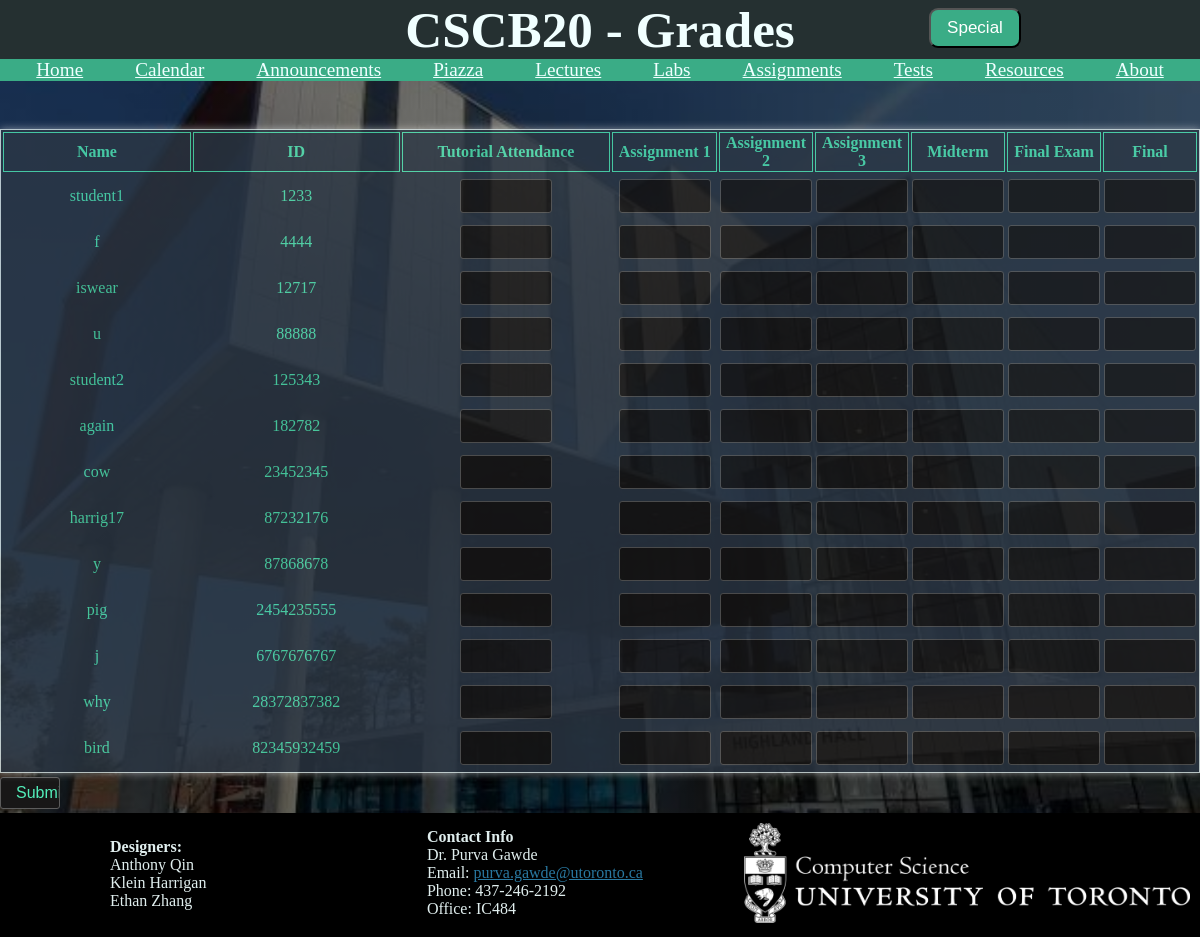
The page /editGrades (signed in) on the database as committed earlier.
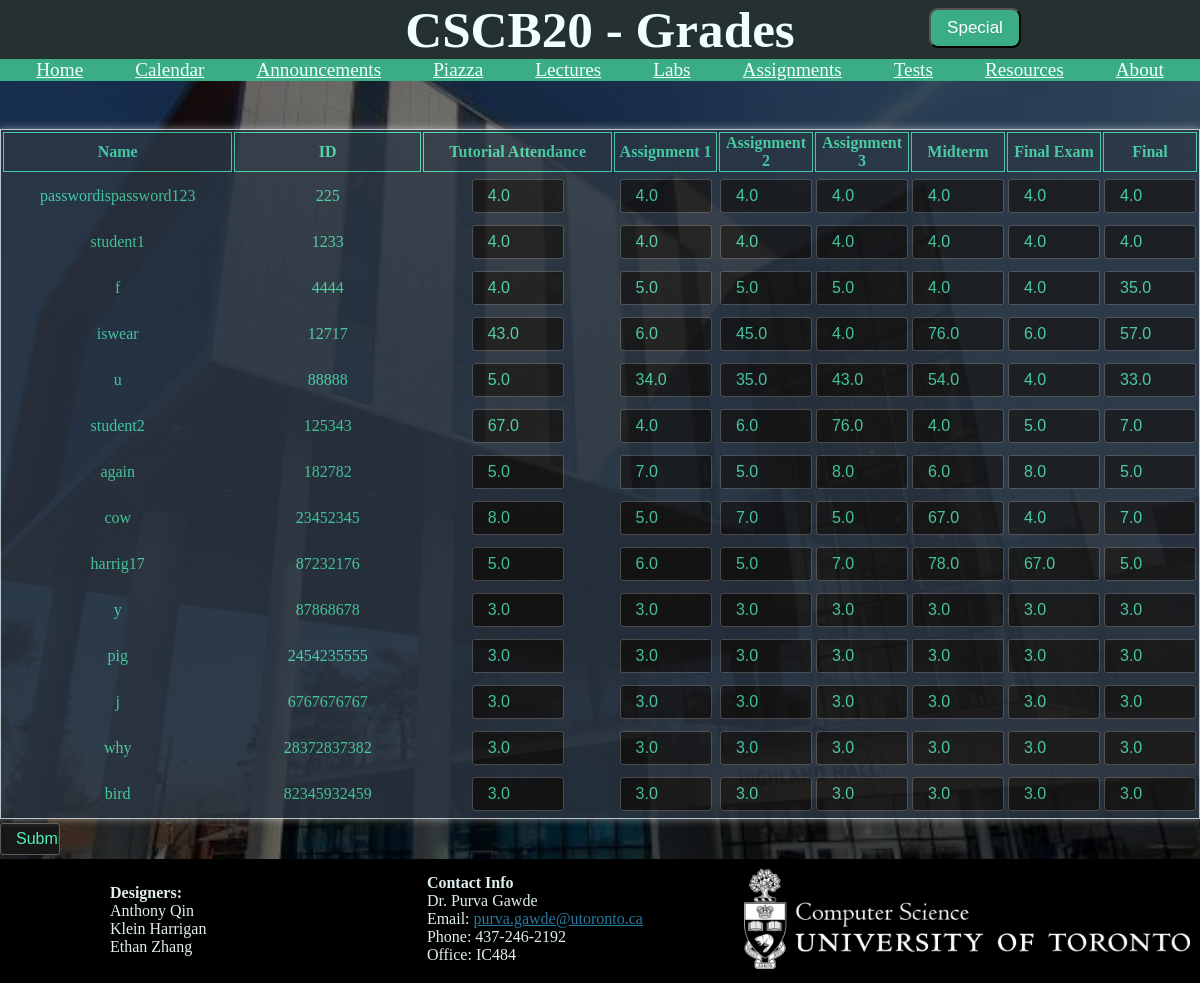
The same page on the database as committed later.
### Assignment3/app.py (models this page shows, shortened)
class User(db.Model):
    id = db.Column(db.Integer, primary_key=True)
    username = db.Column(db.String(20), unique=True, nullable=False)
    password = db.Column(db.String(120), nullable=False)
    email = db.Column(db.String(100), unique=True, nullable=False)
    first_name = db.Column(db.String(35), nullable=False)
    last_name = db.Column(db.String(35), nullable=False)
    tutorial_attendance_grade = db.Column(db.Float)
    a1_grade = db.Column(db.Float)
    a2_grade = db.Column(db.Float)
    a3_grade = db.Column(db.Float)
    midterm_grade = db.Column(db.Float)
    final_exam_grade = db.Column(db.Float)
    final_grade = db.Column(db.Float)
    instructor = db.Column(db.String(80))

### Assignment3/app.py (the view, shortened to what this page needs)
@app.route("/editGrades", methods=['GET', 'POST'])
def editGrades():
    if not session.get('username'):
        return redirect(url_for('signUp'))
    return render_template("edit_grades.html", student=User.query.first(), studentList=User.query.all(), auth=session['auth'])

### Assignment3/templates/edit_grades.html (shortened to what this page needs)
<!DOCTYPE html>
<html>
<head>
    <link rel="stylesheet" href="static/css/edit_grades.css">
</head>
<body>
    <form class="studentListForm" id="studentListForm" method="POST">
        <link rel="stylesheet" href="static/css/edit_grades.css">
        <div class="allGrades">
            <table>
                <tr>
                    <th>Name</th>
                    <th>ID</th>
                    <th>Tutorial Attendance</th>
                    <th>Assignment 1</th>
                    <th>Assignment 2</th>
                    <th>Assignment 3</th>
                    <th>Midterm</th>
                    <th>Final Exam</th>
                    <th>Final</th>
                </tr>
                {% for item in studentList %}
                <tr>
                    <td>{{item.username}}</td>
                    <td>{{item.id}}</td>
                    <td>
                        <input type="number" step="0.01" min="0" max="100"
                            name="tutorial_attendance_grade - {{item.id}}"
                            value="{{item.tutorial_attendance_grade}}"></input>
                    </td>
                    <td>
                        <input type="number" step="0.01" min="0" max="100" name="a1_grade - {{item.id}}"
                            value="{{item.a1_grade}}"></input>
                    </td>
                    <td>
                        <input type="number" step="0.01" min="0" max="100" name="a2_grade - {{item.id}}"
                            value="{{item.a2_grade}}"></input>
                    </td>
                    <td>
                        <input type="number" step="0.01" min="0" max="100" name="a3_grade - {{item.id}}"
                            value="{{item.a3_grade}}"></input>
                    </td>
                    <td>
                        <input type="number" step="0.01" min="0" max="100" name="midterm_grade - {{item.id}}"
                            value="{{item.midterm_grade}}"></input>
                    </td>
                    <td>
                        <input type="number" step="0.01" min="0" max="100" name="final_exam_grade - {{item.id}}"
                            value="{{item.final_exam_grade}}"></input>
                    </td>
                    <td>
                        <input type="number" step="0.01" min="0" max="100" name="final_grade - {{item.id}}"
                            value="{{item.final_grade}}"></input>
                    </td>
                </tr>
                {% endfor %}
            </table>
        </div>
        <input type="submit" onclick="return confirm('Are you ready to confirm your changes?')"></input>
    </form>
</body>
<footer>
</footer>
</html>

### Assignment3/static/css/edit_grades.css (style rules this page uses)
.allGrades th { border: 1px solid; }
table { border: 1px solid; table-layout: auto; width: 100%; box-shadow: 0 0 8px rgba(250, 250, 250, 0.6); background-color: #2C3845; opacity: 0.8; text-align: center; justify-content: center; }
tr { color: rgb(82, 238, 186); text-align: center; justify-content: center; width: 30%; }
td { width: 30%; }
form input { width: 5vw; height: 2rem; margin: 4px 0; border: 1px solid #5c5c5c; border-radius: 3px; background: #181717; padding: 0 15px; font-size: 1rem; color: rgb(82, 238, 186); }
:root { --gre: #253031ff; --gra: #315659ff; --blu: #2978a0ff; --bro: #bcab79ff; --lblu: #c6e0ffff; --whi: rgb(224, 238, 238) }
body { font-size: 16px; padding: 0%; background-blend-mode: darken; background: linear-gradient(rgba(0, 0, 0, 0.55), rgba(0, 0, 0, 0.55)), url("/static/assets/images/option3.jpg") center/cover no-repeat; background-size: cover; background-attachment: fixed; color: var(--whi); margin: 0; padding: 0; margin-bottom: 0%; }

### Assignment3/static/css/footer.css (style rules this page uses)
footer { display: flex; flex-flow: row wrap; background-color: black; margin-top: auto; }

Rows that differ between the two databases and show on the page:
added User: username "passwordispassword123", id "225", tutorial_attendance_grade "4.0", a1_grade "4.0", a2_grade "4.0", a3_grade "4.0", midterm_grade "4.0", final_exam_grade "4.0", final_grade "4.0"
changed User "student1": tutorial_attendance_grade (not shown) → "4.0"; a1_grade (not shown) → "4.0"; a2_grade (not shown) → "4.0"; a3_grade (not shown) → "4.0"; midterm_grade (not shown) → "4.0"; final_exam_grade (not shown) → "4.0"; final_grade (not shown) → "4.0"
changed User id 4444: tutorial_attendance_grade (not shown) → "4.0"; a1_grade (not shown) → "5.0"; a2_grade (not shown) → "5.0"; a3_grade (not shown) → "5.0"; midterm_grade (not shown) → "4.0"; final_exam_grade (not shown) → "4.0"; final_grade (not shown) → "35.0"
changed User "iswear": tutorial_attendance_grade (not shown) → "43.0"; a1_grade (not shown) → "6.0"; a2_grade (not shown) → "45.0"; a3_grade (not shown) → "4.0"; midterm_grade (not shown) → "76.0"; final_exam_grade (not shown) → "6.0"; final_grade (not shown) → "57.0"
changed User id 88888: tutorial_attendance_grade (not shown) → "5.0"; a1_grade (not shown) → "34.0"; a2_grade (not shown) → "35.0"; a3_grade (not shown) → "43.0"; midterm_grade (not shown) → "54.0"; final_exam_grade (not shown) → "4.0"; final_grade (not shown) → "33.0"
changed User "student2": tutorial_attendance_grade (not shown) → "67.0"; a1_grade (not shown) → "4.0"; a2_grade (not shown) → "6.0"; a3_grade (not shown) → "76.0"; midterm_grade (not shown) → "4.0"; final_exam_grade (not shown) → "5.0"; final_grade (not shown) → "7.0"
changed User "again": tutorial_attendance_grade (not shown) → "5.0"; a1_grade (not shown) → "7.0"; a2_grade (not shown) → "5.0"; a3_grade (not shown) → "8.0"; midterm_grade (not shown) → "6.0"; final_exam_grade (not shown) → "8.0"; final_grade (not shown) → "5.0"
changed User "cow": tutorial_attendance_grade (not shown) → "8.0"; a1_grade (not shown) → "5.0"; a2_grade (not shown) → "7.0"; a3_grade (not shown) → "5.0"; midterm_grade (not shown) → "67.0"; final_exam_grade (not shown) → "4.0"; final_grade (not shown) → "7.0"
changed User "harrig17": tutorial_attendance_grade (not shown) → "5.0"; a1_grade (not shown) → "6.0"; a2_grade (not shown) → "5.0"; a3_grade (not shown) → "7.0"; midterm_grade (not shown) → "78.0"; final_exam_grade (not shown) → "67.0"; final_grade (not shown) → "5.0"
changed User id 87868678: tutorial_attendance_grade (not shown) → "3.0"; a1_grade (not shown) → "3.0"; a2_grade (not shown) → "3.0"; a3_grade (not shown) → "3.0"; midterm_grade (not shown) → "3.0"; final_exam_grade (not shown) → "3.0"; final_grade (not shown) → "3.0"
changed User "pig": tutorial_attendance_grade (not shown) → "3.0"; a1_grade (not shown) → "3.0"; a2_grade (not shown) → "3.0"; a3_grade (not shown) → "3.0"; midterm_grade (not shown) → "3.0"; final_exam_grade (not shown) → "3.0"; final_grade (not shown) → "3.0"
changed User id 6767676767: tutorial_attendance_grade (not shown) → "3.0"; a1_grade (not shown) → "3.0"; a2_grade (not shown) → "3.0"; a3_grade (not shown) → "3.0"; midterm_grade (not shown) → "3.0"; final_exam_grade (not shown) → "3.0"; final_grade (not shown) → "3.0"
changed User "why": tutorial_attendance_grade (not shown) → "3.0"; a1_grade (not shown) → "3.0"; a2_grade (not shown) → "3.0"; a3_grade (not shown) → "3.0"; midterm_grade (not shown) → "3.0"; final_exam_grade (not shown) → "3.0"; final_grade (not shown) → "3.0"
changed User "bird": tutorial_attendance_grade (not shown) → "3.0"; a1_grade (not shown) → "3.0"; a2_grade (not shown) → "3.0"; a3_grade (not shown) → "3.0"; midterm_grade (not shown) → "3.0"; final_exam_grade (not shown) → "3.0"; final_grade (not shown) → "3.0"
